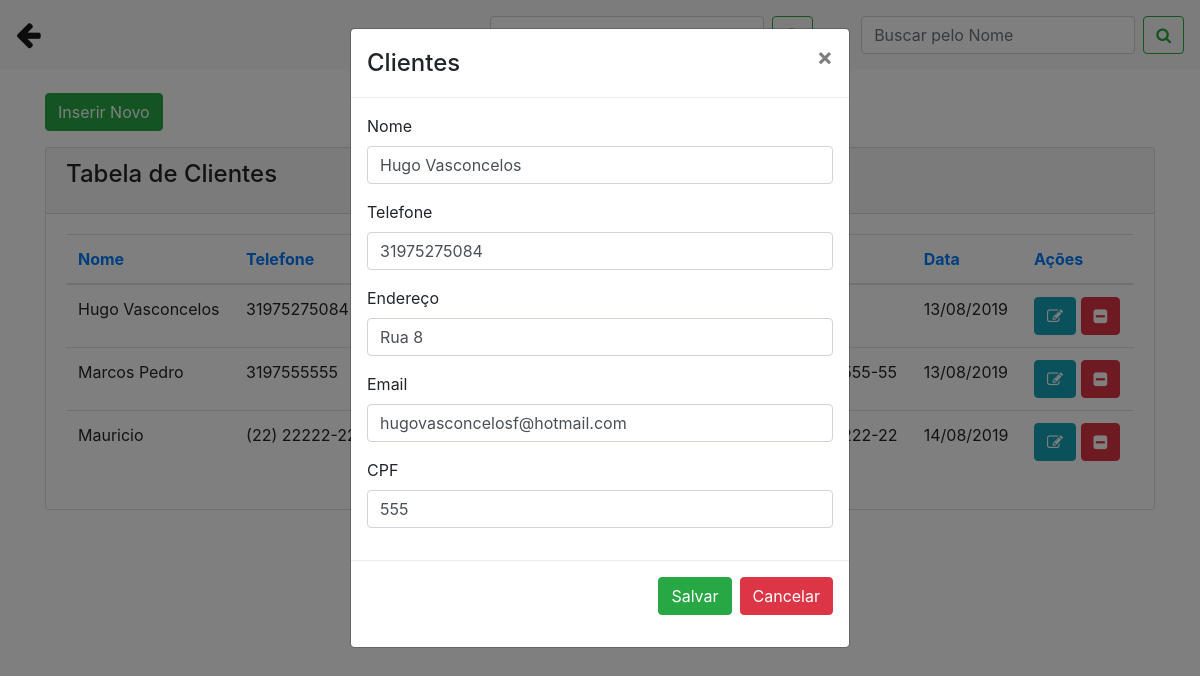
/clientes.php?func=edita&id=3, run on the app's committed database.
### tables this page shows
CREATE TABLE `clientes` (
  `id` int(11) NOT NULL,
  `nome` varchar(20) NOT NULL,
  `telefone` varchar(15) NOT NULL,
  `endereco` varchar(25) NOT NULL,
  `email` varchar(40) NOT NULL,
  `cpf` varchar(20) NOT NULL,
  `data` date NOT NULL
);

### clientes.php (the view, shortened to what this page needs)
<?php
include('conexao.php');
?>
<!DOCTYPE html>
<html>
<head>
 <link rel="stylesheet" href="https://stackpath.bootstrapcdn.com/bootstrap/4.1.3/css/bootstrap.min.css">
<link rel="stylesheet" href="https://cdnjs.cloudflare.com/ajax/libs/font-awesome/4.7.0/css/font-awesome.min.css">
</head>
<body>
  <nav class="navbar navbar-expand-lg navbar-light bg-light">
  <a class="navbar-brand" href="painel_funcionario.php"><big><big><i class="fa fa-arrow-left"></i></big></big></a>
  <div class="collapse navbar-collapse" id="conteudoNavbarSuportado">
    <form class="form-inline my-2 my-lg-0 mr-5">
      <button name="buttonPesquisarCPF" class="btn btn-outline-success my-2 my-sm-0" type="submit"><i class="fa fa-search"></i></button>
    </form>
    <form class="form-inline my-2 my-lg-0">
      <input name="txtpesquisar" class="form-control mr-sm-2" type="search" placeholder="Buscar pelo Nome" aria-label="Pesquisar">
      <button name="buttonPesquisar" class="btn btn-outline-success my-2 my-sm-0" type="submit"><i class="fa fa-search"></i></button>
    </form>
  </div>
</nav>
<div class="container">
      <br>
         <div class="row">
           <div class="col-sm-12">
            <button type="button" class="btn btn-success mb-3" data-toggle="modal" data-target="#modalExemplo">Inserir Novo </button>
           </div>
        </div>
          <div class="content">
            <div class="row">
              <div class="col-md-12">
                <div class="card">
                  <div class="card-header">
                    <h4 class="card-title"> Tabela de Clientes</h4>
                  </div>
                  <div class="card-body">
                    <div class="table-responsive">
                      <?php
                        if(isset($_GET['buttonPesquisar']) and $_GET['txtpesquisar'] != ''){
                          $nome = $_GET['txtpesquisar'] . '%';
                           $query = "select * from clientes where nome LIKE '$nome'  order by nome asc";
                        }else if(isset($_GET['buttonPesquisarCPF']) and $_GET['txtpesquisarcpf'] != ''){
                          $nome = $_GET['txtpesquisarcpf'];
                           $query = "select * from clientes where cpf = '$nome'  order by nome asc";
                        }
                        else{
                         $query = "select * from clientes order by nome asc";
                        }
                        $result = mysqli_query($conexao, $query);
                        $row = mysqli_num_rows($result);
                        if($row == ''){
                            echo "<h3> Não existem dados cadastrados no banco </h3>";
                        }else{
                           ?>
                      <table class="table">
                        <thead class=" text-primary">
                          <th>
                            Nome
                          </th>
                          <th>
                            Telefone
                          </th>
                          <th>
                          </th>
                           <th>
                          </th>
                            <th>
                          </th>
                            <th>
                            Data
                          </th>
                            <th>
                            Ações
                          </th>
                        </thead>
                        <tbody>
                         <?php
                          while($res_1 = mysqli_fetch_array($result)){
                            $nome = $res_1["nome"];
                            $telefone = $res_1["telefone"];
                            $endereco = $res_1["endereco"];
                            $email = $res_1["email"];
                            $cpf = $res_1["cpf"];
                            $data = $res_1["data"];
                            $id = $res_1["id"];
                            $data2 = implode('/', array_reverse(explode('-', $data)));
                            ?>
                            <tr>
                             <td><?php echo $nome; ?></td>
                             <td><?php echo $telefone; ?></td>
                             <td><?php echo $endereco; ?></td>
                             <td><?php echo $email; ?></td>
                             <td><?php echo $cpf; ?></td>
                             <td><?php echo $data2; ?></td>
                             <td>
                             <a class="btn btn-info" href="clientes.php?func=edita&id=<?php echo $id; ?>"><i class="fa fa-pencil-square-o"></i></a>
                             <a class="btn btn-danger" href="clientes.php?func=deleta&id=<?php echo $id; ?>"><i class="fa fa-minus-square"></i></a>
                             </td>
                            </tr>
                            <?php
                              }
                            ?>
                        </tbody>
                      </table>
                          <?php
                              }
                            ?>
                    </div>
                  </div>
                </div>
              </div>
</div>
</body>
</html>
<?php
if(@$_GET['func'] == 'edita'){
$id = $_GET['id'];
$query = "select * from clientes where id = '$id'";
$result = mysqli_query($conexao, $query);
 while($res_1 = mysqli_fetch_array($result)){
?>
      <div id="modalEditar" class="modal fade" role="dialog">
        <div class="modal-dialog">
          <div class="modal-content">
            <div class="modal-header">
              <h4 class="modal-title">Clientes</h4>
              <button type="button" class="close" data-dismiss="modal">&times;</button>
            </div>
            <div class="modal-body">
              <form method="POST" action="">
              <div class="form-group">
                <label for="id_produto">Nome</label>
                <input type="text" class="form-control mr-2" name="txtnome" placeholder="Nome" value="<?php echo $res_1['nome']; ?>" required>
              </div>
              <div class="form-group">
                <label for="id_produto">Telefone</label>
                <input type="text" class="form-control mr-2" name="txttelefone" id="txttelefone" placeholder="Telefone" value="<?php echo $res_1['telefone']; ?>" required>
              </div>
              <div class="form-group">
                <label for="quantidade">Endereço</label>
                <input type="text" class="form-control mr-2" name="txtendereco" placeholder="Endereço" value="<?php echo $res_1['endereco']; ?>" required>
              </div>
               <div class="form-group">
                <label for="fornecedor">Email</label>
                 <input type="email" class="form-control mr-2" name="txtemail" placeholder="Email" value="<?php echo $res_1['email']; ?>" required>
              </div>
              <div class="form-group">
                <label for="fornecedor">CPF</label>
                 <input type="text" class="form-control mr-2" name="txtcpf" id="txtcpf" placeholder="CPF" value="<?php echo $res_1['cpf']; ?>" required>
              </div>
            </div>
            <div class="modal-footer">
               <button type="submit" class="btn btn-success mb-3" name="buttonEditar">Salvar </button>
                <button type="button" class="btn btn-danger mb-3" data-dismiss="modal">Cancelar </button>
            </div>
          </div>
        </div>
      </div>
<?php } }  ?>

### data on the page
clientes: nome "Hugo Vasconcelos", telefone "31975275084", data "13/08/2019", txtnome "Hugo Vasconcelos", txttelefone "31975275084", txtendereco "Rua 8", txtemail "hugovasconcelosf@hotmail.com", txtcpf "555"
clientes: nome "Marcos Pedro", telefone "3197555555", data "13/08/2019"
clientes: nome "Mauricio", telefone "(22) 22222-2222", data "14/08/2019"
